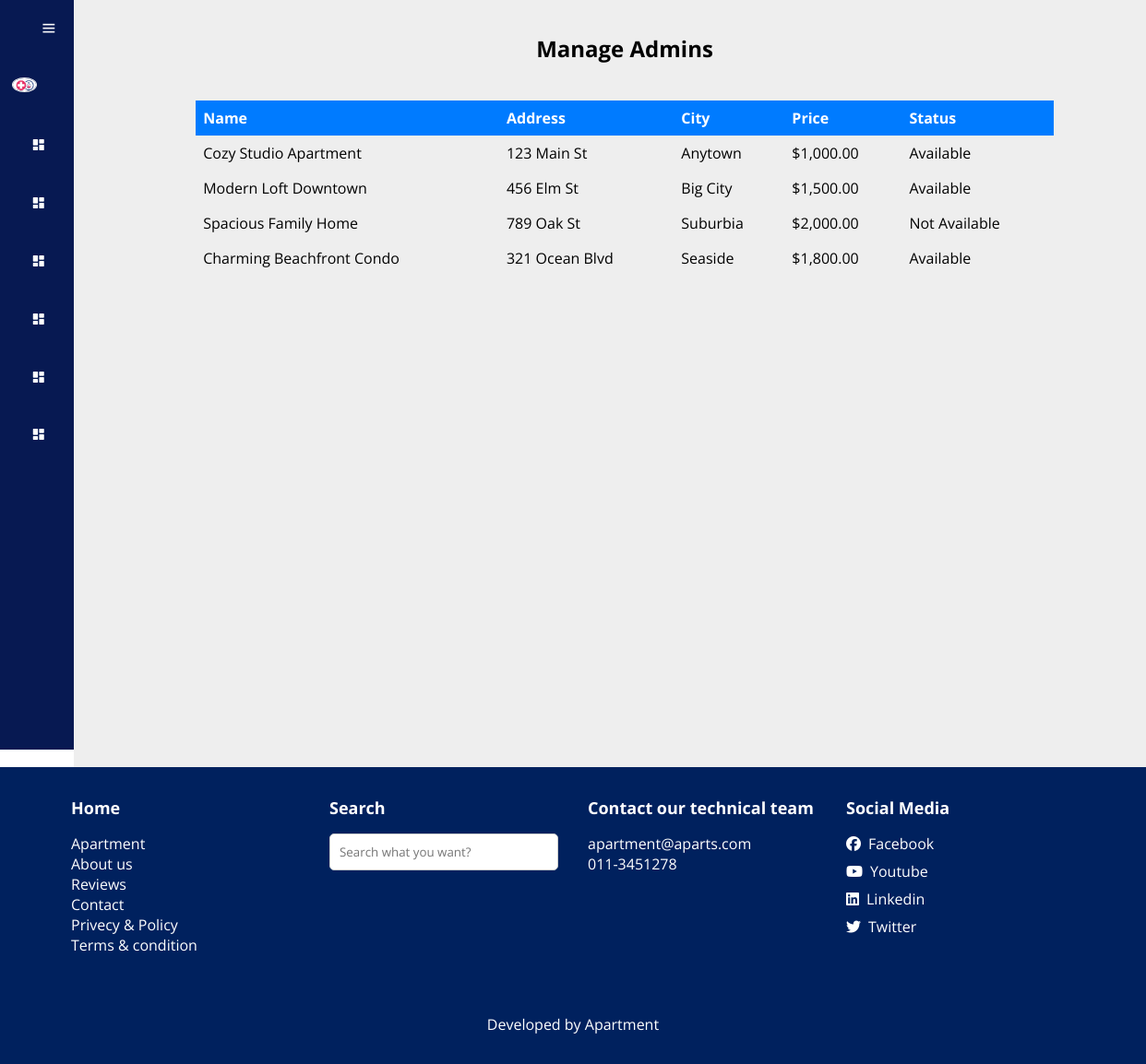
Page /apartment_view.php (signed in) on the earlier database version.
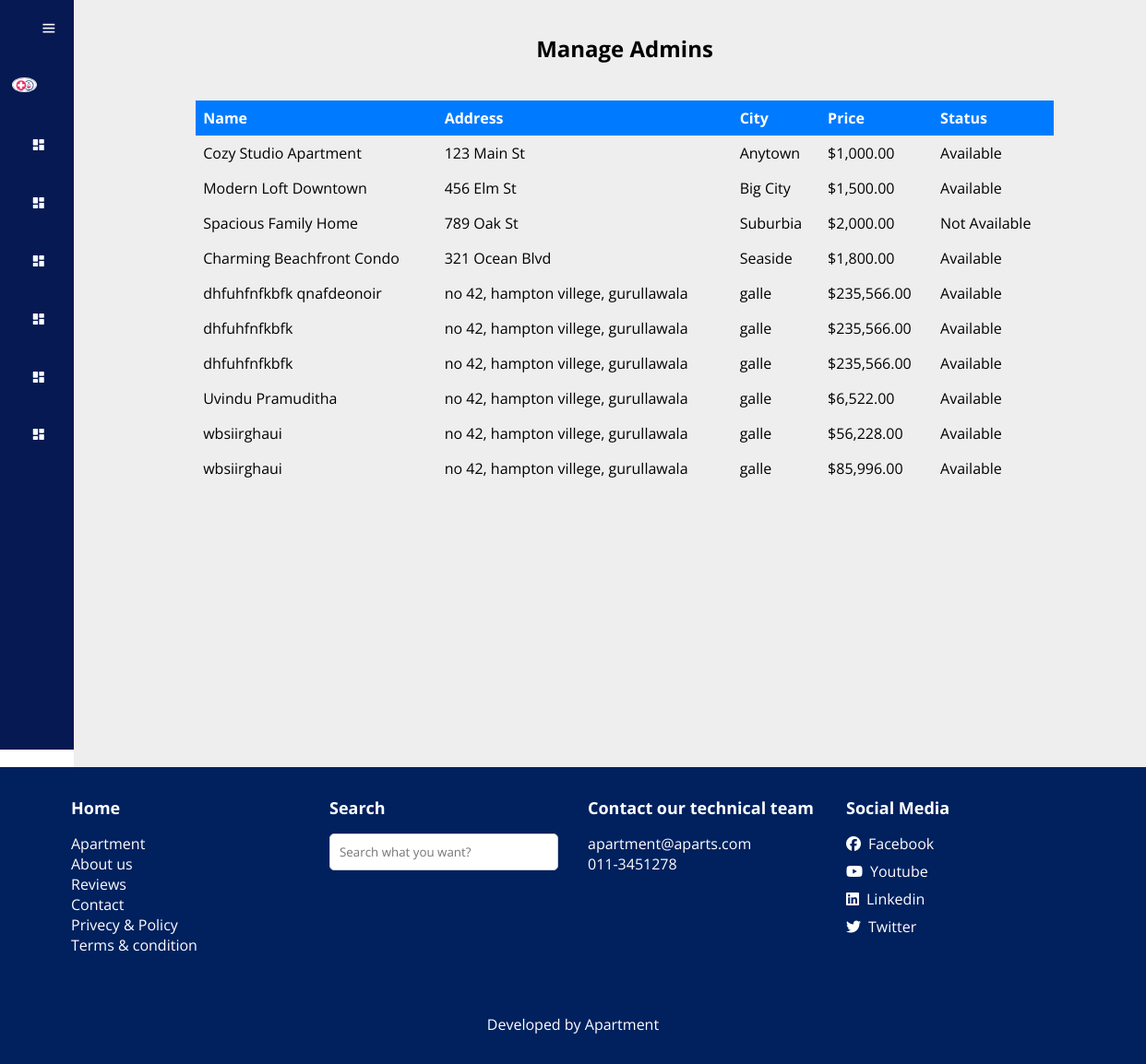
Same page on the later database version.
### tables this page shows
CREATE TABLE `apartment` (
  `id` int(11) NOT NULL,
  `userid` int(11) NOT NULL,
  `name` varchar(100) NOT NULL,
  `address` varchar(255) NOT NULL,
  `city` varchar(100) NOT NULL,
  `price` decimal(10,2) NOT NULL,
  `available` tinyint(1) NOT NULL DEFAULT 1,
  `image` varchar(255) NOT NULL,
  `description` text NOT NULL
);

### apartment_view.php (the view, shortened to what this page needs)
<!DOCTYPE html>
<html lang="en">
<head>
</head>
<body>
    <?php
    include 'sideBarAd.php'; ?>
    <div class="main-content">
        <h2 style="text-align: center; margin: 20px auto;">Manage Admins</h2>
        <div class="container">
    <?php
    include 'connect.php';
    $sql = "SELECT * FROM apartment";
    $result = $connect->query($sql);
if ($result->num_rows > 0) {
    echo '<table>';
    echo '<tr><th>Name</th><th>Address</th><th>City</th><th>Price</th><th>Status</th></tr>';
    while ($row = $result->fetch_assoc()) {
        echo '<tr>';
        echo '<td>' . $row["name"] . '</td>';
        echo '<td>' . $row["address"] . '</td>';
        echo '<td>' . $row["city"] . '</td>';
        echo '<td>$' . number_format($row["price"], 2) . '</td>';
        echo '<td>' . ($row["available"] ? 'Available' : 'Not Available') . '</td>';
        echo '</tr>';
    }
    echo '</table>';
} else {
    echo "No apartments found.";
}
    ?>
</div>
</div>
</body>
<?php
include 'footer.php';?>
</html>

### sideBarAd.php (shortened to what this page needs)
<!DOCTYPE html>
<html>
<head>
    <link href='https://unpkg.com/boxicons@2.1.4/css/boxicons.min.css' rel='stylesheet'>
    <link rel="stylesheet" type="text/css" href="style.css">
</head>
<body>
    <div class="sidebar">
        <div class="top">
            <i class='bx bx-menu' id="sidebar-btn"></i>
        </div>
        <div class="user">
            <?php
			include 'connect.php';
			$id = $_SESSION['a']['a_id'];
			$query = "SELECT * FROM `admin` WHERE a_id = '$id'";
			$rs = mysqli_query($connect, $query);
			$data = $rs->fetch_assoc();
			?>
            <div>
                <?php
				if (empty($data["a_image"])) {
					?>
                <img src="#" id="viewImg" class="user-img">
                <?php
				} else {
					?>
                <img src="img/<?php echo ($data["a_image"]); ?>" id="viewImg" class="user-img">
                <?php
				}
				?>
            </div>
            <div>
            </div>
        </div>
        <ul>
            <li>
                <a href="manage_admin.php">
                    <i class='bx bxs-dashboard'></i>
                </a>
            </li>
            <li>
                <a href="add_admin.php">
                    <i class='bx bxs-dashboard'></i>
                </a>
            </li>
            <li>
                <a href="apartment_view.php">
                    <i class='bx bxs-dashboard'></i>
                </a>
            </li>
            <li>
                <a href="user_manage.php">
                    <i class='bx bxs-dashboard'></i>
                </a>
            </li>
            <li>
                <a href="manage_review.php">
                    <i class='bx bxs-dashboard'></i>
                </a>
            </li>
            <li>
                <a href="manage_complaint.php">
                    <i class='bx bxs-dashboard'></i>
                </a>
            </li>
        </ul>
    </div>
</body>
</html>

### footer.php (shortened to what this page needs)
<!DOCTYPE html>
<html>
<head>
	<link rel="stylesheet" type="text/css" href="style.css">
</head>
<body>
	<footer class="footer">
	    <div class="footer-container">
	        <div class="footer-column">
	            <h3 class="footer-heading">Home</h3>
	            <ul class="footer-list">
	                <li><a href="#" class="footer-link">Apartment</a></li>
	                <li><a href="#" class="footer-link">About us</a></li>
	                <li><a href="#" class="footer-link">Reviews</a></li>
	                <li><a href="#" class="footer-link">Contact</a></li>
	                <li><a href="#" class="footer-link">Privecy & Policy</a></li>
	                <li><a href="#" class="footer-link">Terms & condition</a></li>
	            </ul>
	        </div>
	        <div class="footer-column">
	            <h3 class="footer-heading">Search</h3>
	            <input type="text" placeholder="Search what you want?" class="footer-input">
	        </div>
	        <div class="footer-column">
	            <h3 class="footer-heading">Contact our technical team</h3>
	            <p>apartment@aparts.com</p>
	            <p>011-3451278</p>
	        </div>
	        <div class="footer-column">
	        	<h3 class="footer-heading">Social Media</h3>
	            <div class="social-icons">
	                <a href="#" class="footer-link"><i class="fa-brands fa-facebook"></i> Facebook</a>
	                <a href="#" class="footer-link"><i class="fa-brands fa-youtube"></i> Youtube</a>
	                <a href="#" class="footer-link"><i class="fa-brands fa-linkedin"></i> Linkedin</a>
	                <a href="#" class="footer-link"><i class="fa-brands fa-twitter"></i> Twitter</a>
	            </div>
	        </div>
	    </div>
	    <div class="text-center">
	        <p>Developed by Apartment</p>
	    </div>
	</footer>
</body>
</html>

### style.css (style rules this page uses)
.user-img { width: 25px; border-radius: 100%; border: 1px solid #eee; }
.sidebar { position: absolute; top: 0; left: 0; height: 100vh; width: 80px; background-color: #071952; padding: 0.4rem 0.8rem; transition: all 0.5s ease; }
.sidebar #sidebar-btn { position: absolute; color: #fff; top: .4rem; left: 50%; font-size: 1.2rem; line-height: 50px; transform: translateX(-50%); cursor: pointer; }
.user { display: flex; align-items: center; margin: 1rem 0; }
.sidebar ul li { position: relative; list-style-type: none; height: 50px; width: 90%; margin: 0.8rem auto; line-height: 50px; }
.sidebar ul li a { color: #fff; display: flex; align-items: center; text-decoration: none; border-radius: 0.8rem; }
.sidebar ul li a i { min-width: 50px; text-align: center; height: 50px; border-radius: 12px; line-height: 50px; }
.main-content { position: relative; background-color: #eee; min-height: 100vh; top: 0; left: 80px; transition: all 0.5s ease; width: calc(100% - 80px); padding: 1rem; }
.footer { background-color: #00215E; padding: 2rem 0; color: white; }
.footer-container { max-width: 1120px; margin: 0 auto; display: flex; flex-wrap: wrap; justify-content: center; }
.footer-column { flex: 1 1 calc(25% - 2rem); margin: 0 1rem; margin-bottom: 2rem; }
.footer-heading { font-size: 1.125rem; margin-bottom: 1rem; }
.footer-list { list-style: none; padding: 0; }
.footer-link { color: white; text-decoration: none; }
.footer-input { width: 100%; padding: 0.5rem; border: 1px solid #d1d5db; border-radius: 0.375rem; }
.text-center { text-align: center; margin-top: 2rem; }
.social-icons { display: flex; flex-direction: column; }
.social-icons a { margin-bottom: 0.5rem; color: white; text-decoration: none; display: flex; align-items: center; }
.social-icons a i { margin-right: 0.5rem; }

### apartment_view.php (style rules this page uses)
* { padding: 0; margin: 0; font-family: "Open Sans", sans-serif; }
.container { display: flex; justify-content: center; }
table { width: 80%; border-collapse: collapse; margin-top: 20px; }
th, td { padding: 8px; text-align: left; }
th { background-color: #007bff; color: white; }
input[type="text"], input[type="password"], input[type="submit"] { width: 100%; padding: 10px; margin-bottom: 10px; border: 1px solid #ccc; border-radius: 5px; box-sizing: border-box; }

Differences in the rows shown:
added apartment: name "dhfuhfnfkbfk qnafdeonoir", address "no 42, hampton villege, gurullawala", city "galle", price "235,566.00", available "Available"
added apartment: name "dhfuhfnfkbfk", address "no 42, hampton villege, gurullawala", city "galle", price "235,566.00", available "Available"
added apartment: name "dhfuhfnfkbfk", address "no 42, hampton villege, gurullawala", city "galle", price "235,566.00", available "Available"
added apartment: name "Uvindu Pramuditha", address "no 42, hampton villege, gurullawala", city "galle", price "6,522.00", available "Available"
added apartment: name "wbsiirghaui", address "no 42, hampton villege, gurullawala", city "galle", price "56,228.00", available "Available"
added apartment: name "wbsiirghaui", address "no 42, hampton villege, gurullawala", city "galle", price "85,996.00", available "Available"
